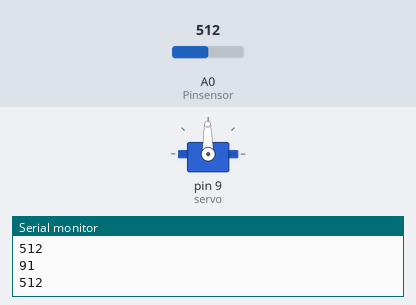
Simulated run of this sketch. Board: Arduino Uno, built with avr-gcc and run on an emulated ATmega328P. On the bench: servo, the last lines printed to the serial monitor. The test bench sets the inputs (shaded band); at power-on: A0 (Pinsensor) = 512.

Above: at 1.2 s.
1.3 s: A0 (Pinsensor) set to 716
At 2.5 s:
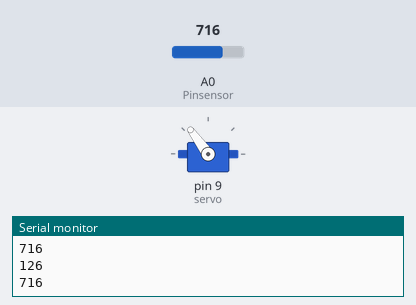
2.8 s: A0 (Pinsensor) set to 900
At 3.7 s:
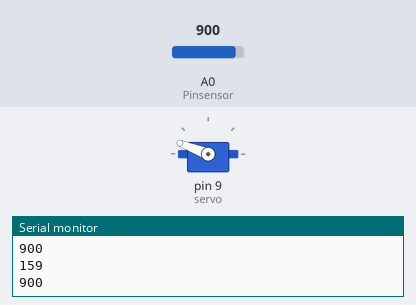
4.3 s: A0 (Pinsensor) set to 1023
At 4.8 s:
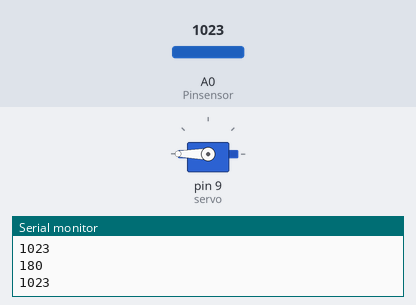
5.8 s: A0 (Pinsensor) set to 306
At 7.0 s:
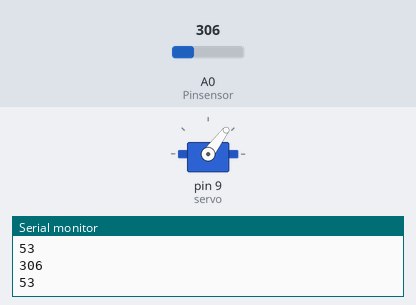
7.3 s: A0 (Pinsensor) set to 122
At 8.6 s:
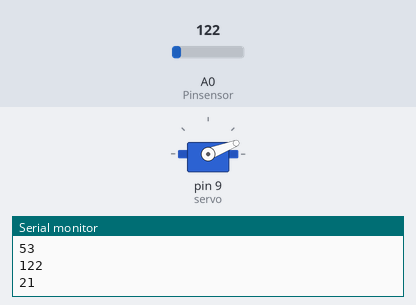
9.3 s: A0 (Pinsensor) set to 0
At 10.2 s:
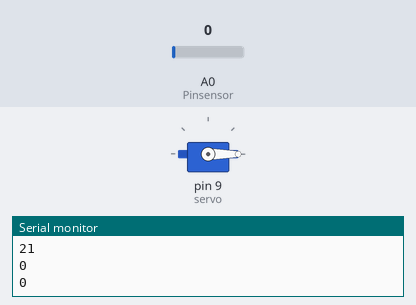
Timing chart, 0 to 12.3 s (numbered marks = the images above; inputs shaded):
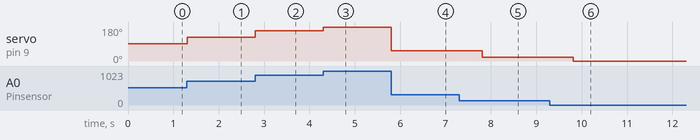

Measured:
- after the input at 1.3 s, servo on pin 9 (servo): 91° → 126° at once
- after the input at 2.8 s, servo on pin 9 (servo): 126° → 159° at once
- after the input at 4.3 s, servo on pin 9 (servo): 159° → 180° at once
- after the input at 5.8 s, servo on pin 9 (servo): 180° → 53° at once
- after the input at 7.3 s, servo on pin 9 (servo): 53° → 21° after 0.51 s
- after the input at 9.3 s, servo on pin 9 (servo): 21° → 0° after 0.51 s

The sketch:

eJ3.ino
```cpp
#include<Servo.h>
Servo servo_motor;
int servo=9;

#define Pinsensor A0

#define led1 6
#define led2 7


void setup() {
  Serial.begin(9600);
  pinMode(Pinsensor, INPUT);
  pinMode(led1,LOW);
  pinMode(led2,LOW);
  servo_motor.attach(servo);
  servo_motor.write(0);
}

void loop() {

  int sensor_valor=analogRead(Pinsensor);

  if(sensor_valor<500){
    int motor=map(sensor_valor,0,1023,0,180);
    servo_motor.write(motor);
    Serial.println(sensor_valor);
    Serial.println(motor);
    digitalWrite(led1,HIGH);
    digitalWrite(led2,HIGH);
    delay(1000);
  }else{
    int motor=map(sensor_valor,1023,0,180,0);
    servo_motor.write(motor);
    Serial.println(sensor_valor);
    Serial.println(motor);
    digitalWrite(led1,LOW);
    digitalWrite(led2,LOW);
  }


}
```
